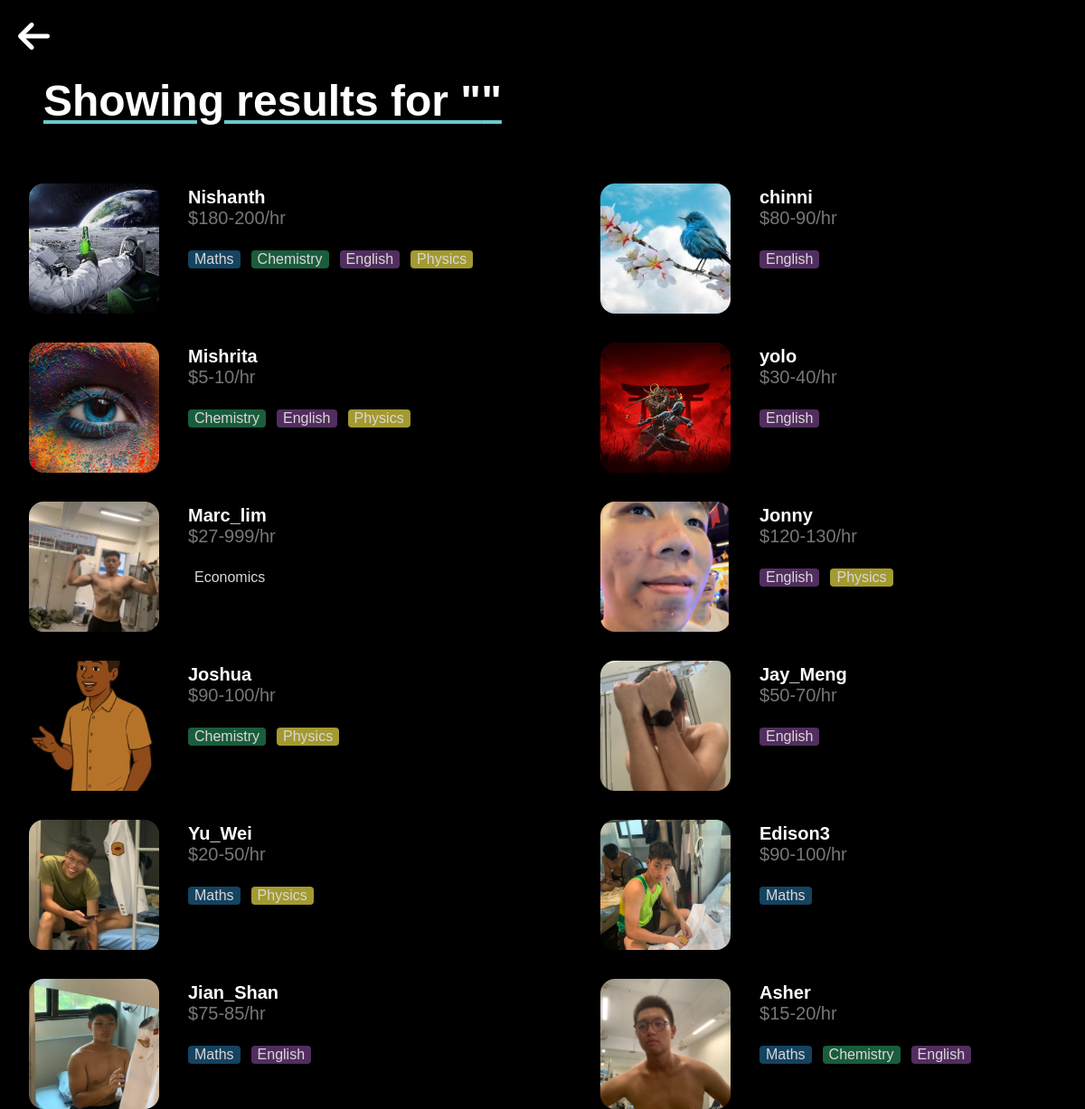
The app's page /tutionmatee/newdiscover, older data.
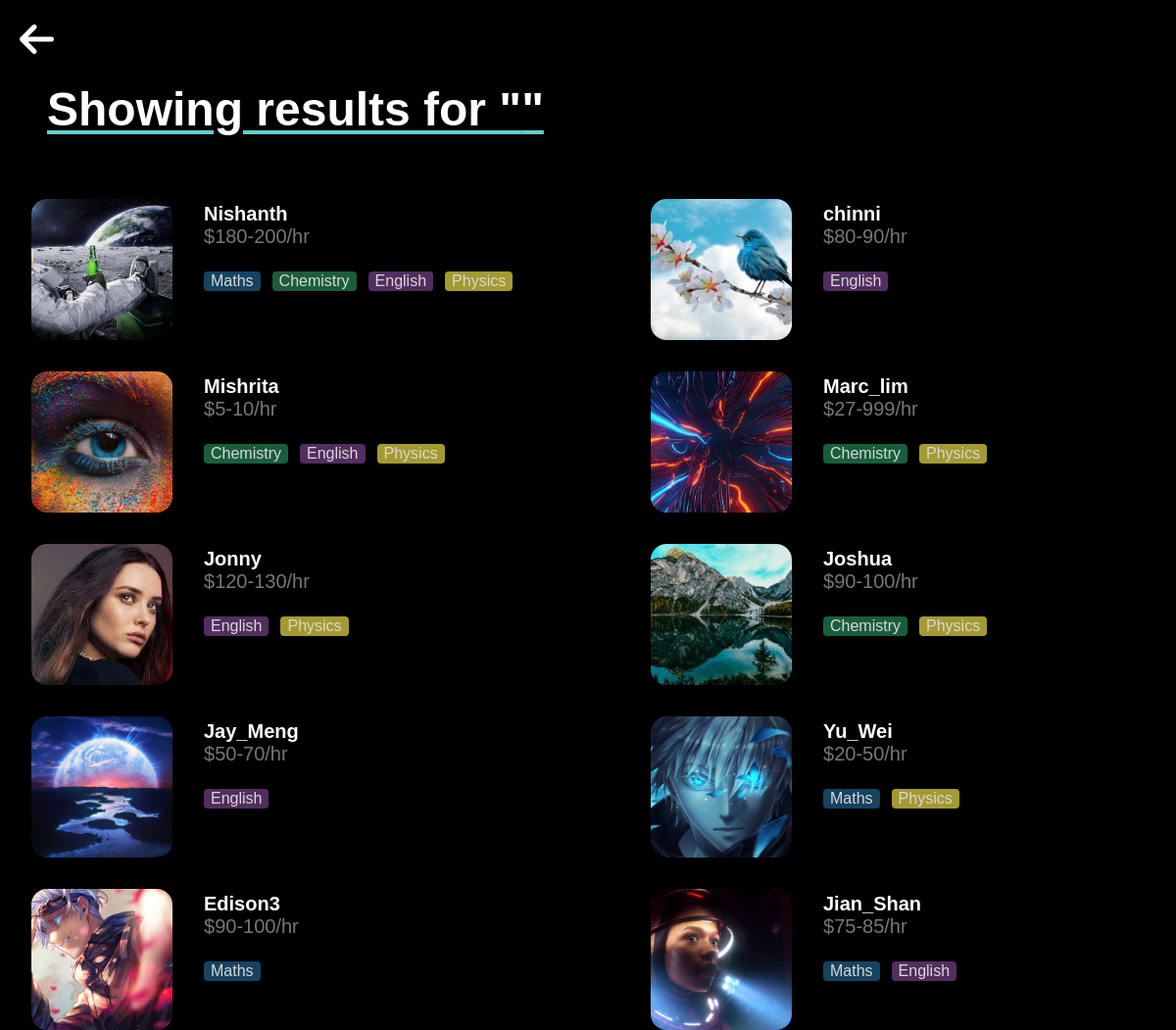
The same page, newer data.
### tutionmatee/models.py (models this page shows, shortened)
class teacher(models.Model):
    user = models.OneToOneField(User, on_delete=models.CASCADE)
    subjects = models.ManyToManyField(subjects, related_name="subjects")
    min_rate = models.BigIntegerField(
        null=True, blank=True,
        validators=[MinValueValidator(0), MaxValueValidator(5000)]  # Min value 0, Max value 5000
    )
    max_rate = models.IntegerField(
        null=True, blank=True,
        validators=[MinValueValidator(0), MaxValueValidator(10000)]  # Min value 0, Max value 10000
    )
    image = models.ImageField(upload_to='images/', blank=True)  # images/ is the subfolder in MEDIA_ROOT
    password = models.CharField(max_length=100, blank=True)
    phone_number = models.CharField(max_length=8, blank=True, null= True)

class subjects(models.Model):
    type = models.CharField(max_length=100)

### tutionmatee/views.py (the view)
# urls.py: path('newdiscover', views.newdiscover, name='newdiscover'),
def newdiscover(request):
    return render(request, 'newdiscover.html',{
        "teachers":teacher.objects.all()
    })

### tutionmatee/templates/newdiscover.html (shortened to what this page needs)
{% load static %}
<!DOCTYPE html>
<html lang="en">
    <head>
        <link rel="stylesheet" href="{% static 'css/homepage.css' %}">
        <link rel="stylesheet" href="https://cdnjs.cloudflare.com/ajax/libs/font-awesome/6.4.0/css/all.min.css">
    </head>
    <body>
        <div>
            <a href="javascript:history.back()" class="absolute top-4 left-4 text-gray-700 text-2xl hover:text-black">
                 <i style="color:white ; font-size: 40px; margin-left: 20px; margin-top: 20px; " class="fas fa-arrow-left"></i>
            </a>
        </div>
        <h1 class="page-title">Showing results for "{{ search }}"</h1>
        <div class="discover-page-grid">
            {% for teacher in teachers %}
            <a href="{% url 'tutionmate:profile' teacher.user.username %}">
            <div class="discoverpage-teacher-card">
                <div class="discover-page-teacher-image"><img src="{{ teacher.image.url }}" alt="{{ teacher.name }}"></div>
                <div class="dicover-page-teacher-info">
                    <p id="teacher_name">{{ teacher.user.username }}</p>
                    <p id="teacher_rate">${{ teacher.min_rate }}-{{ teacher.max_rate }}/hr</p>
                    <div class="subjects">
                        {% for subject in teacher.subjects.all %}
                          <p class="subject {{subject.type}}">{{subject.type}}</p>
                        {% endfor %}
                    </div>
                </div>
            </div>
            </a>
            {% endfor %}
        </div>
    </body>
</html>

### tutionmatee/static/css/homepage.css (style rules this page uses)
* { margin: 0; padding: 0; box-sizing: border-box; background-color: black; font-family: Arial, sans-serif }
a { color: inherit; text-decoration: inherit; font: inherit; }
:root { --font-size-sm: 0.875rem; --font-size-md: 1rem; --font-size-lg: 1.25rem; --font-size-xl: 1.5rem; --space-1: 0.25rem; --space-2: 0.5rem; --space-3: 0.75rem; --space-4: 1rem; --space-5: 1.5rem; --space-6: 2rem; --space-7: 3rem; --space-8: 4rem; --gradient-bg: linear-gradient(45deg, #222, #333); --color-pri: white; --color-sec: #aaa }
h1 { color: white; font: arial; }
p { color:#777; font: arial; font-size: 1.25rem; }
#teacher_name { color: white; margin-top: var(--space-1); font-weight: bolder; }
.subjects { display: flex; margin-top: var(--space-4); flex-wrap: wrap; }
.subject { color: rgb(219, 215, 215); font-size: medium; margin-right: var(--space-3); padding: 1px 7px; border-radius: var(--space-1); margin-top: var(--space-2); }
.Maths { background-color: #154360; }
.Chemistry { background-color: #1A5D3C; }
.Physics { background-color: #a39a30; }
.English { background-color: #512E5F; }
.page-title { font-size: 3rem; text-decoration: underline; text-decoration-color: #66cccc; text-underline-offset: 5px; margin-left: var(--space-7); margin-top: var(--space-5); padding-bottom: var(--space-8); }
.discoverpage-teacher-card { display: flex; margin-left: var(--space-6); min-width: 500px; }
.discover-page-teacher-image { height: 18vh; width: 18vh; overflow: hidden; margin-right: var(--space-6); flex-shrink: 0; }
.discover-page-teacher-image img { object-fit: cover; height:100%; width: 100%; border-radius: 1rem; }
.discover-page-grid { display: grid; grid-template-columns: repeat(auto-fit, minmax(400px, 1fr)); row-gap: 2rem; column-gap: 4rem; align-items: center; justify-content: center; }

Row changes from the older to the newer data that the page shows:
removed teacher: image (picture), user.username "yolo", min_rate "30", max_rate "40", subjects (type "English")
removed subjects: type "Economics", shown under teacher "Marc_lim"
removed teacher: image (picture), user.username "Asher", min_rate "15", max_rate "20", subjects (type "Maths"), subjects (type "Chemistry"), subjects (type "English")
changed teacher "Marc_lim": image: a different picture; gains subjects (type "Chemistry"); gains subjects (type "Physics")
changed teacher "Jonny": image: a different picture
changed teacher "Joshua": image: a different picture
changed teacher "Jay_Meng": image: a different picture
changed teacher "Yu_Wei": image: a different picture
changed teacher "Edison3": image: a different picture
changed teacher "Jian_Shan": image: a different picture
